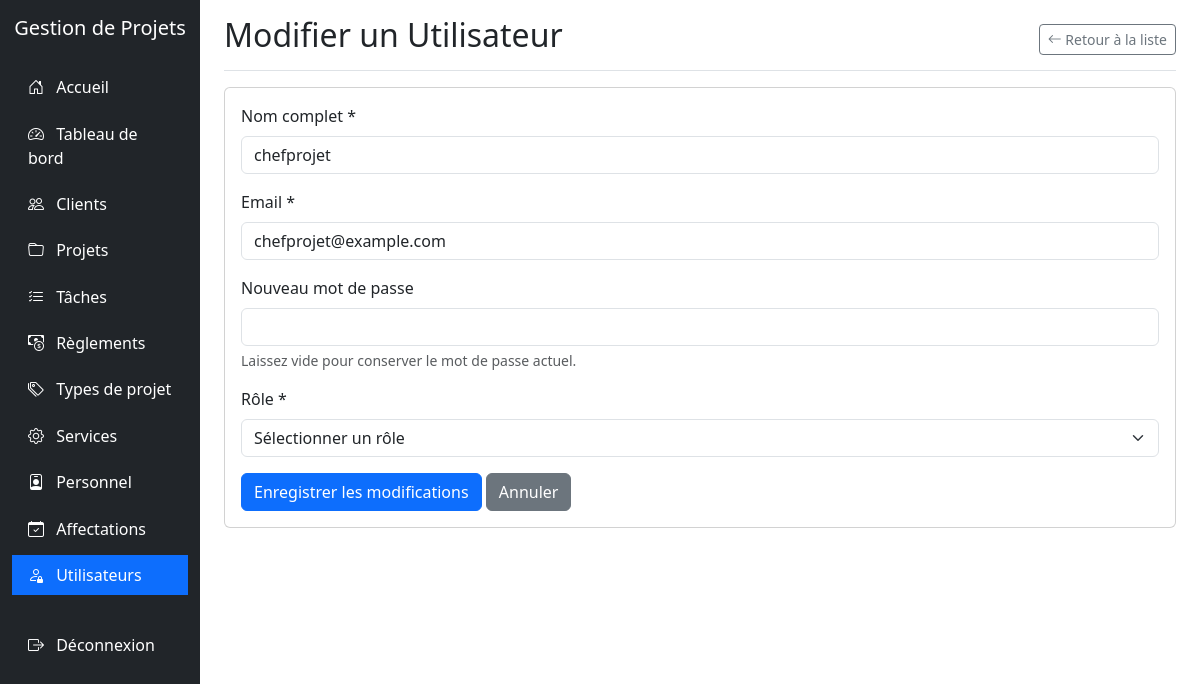
The app's page /utilisateurs/edit.php?id=2 (signed in) with its own data.
### tables this page shows
CREATE TABLE UTILISATEUR (
  IdUtilisateur INT AUTO_INCREMENT PRIMARY KEY,
  NomUtilisateur VARCHAR(255) NOT NULL UNIQUE,
  EmailUtilisateur VARCHAR(255) NULL UNIQUE,
  MotDePasse VARCHAR(255) NOT NULL,
  Role VARCHAR(50) NOT NULL DEFAULT 'personnel',
  DerniereConnexion DATETIME NULL,
  CreatedAt TIMESTAMP DEFAULT CURRENT_TIMESTAMP,
  UpdatedAt TIMESTAMP DEFAULT CURRENT_TIMESTAMP ON UPDATE CURRENT_TIMESTAMP,
  CONSTRAINT CK_UTILISATEUR_ROLE CHECK (Role IN ('admin', 'chef_projet', 'chef_service', 'personnel'))
);

### utilisateurs/edit.php (the view, shortened to what this page needs)
<?php
require_once '../config.php';
$id = $_GET['id'];
$sql = "SELECT * FROM UTILISATEUR WHERE IdUtilisateur = $id";
$result = mysqli_query($conn, $sql);
$utilisateur = mysqli_fetch_assoc($result);
?>
<!DOCTYPE html>
<html lang="fr">
<head>
    <link href="https://cdn.jsdelivr.net/npm/bootstrap@5.3.0-alpha1/dist/css/bootstrap.min.css" rel="stylesheet">
    <link rel="stylesheet" href="https://cdn.jsdelivr.net/npm/bootstrap-icons@1.10.0/font/bootstrap-icons.css">
</head>
<body>
    <div class="container-fluid">
        <div class="row">
            <div class="col-md-3 col-lg-2 d-md-block sidebar collapse">
                <div class="position-sticky pt-3">
                    <div class="text-center mb-4">
                        <h5 class="text-white">Gestion de Projets</h5>
                    </div>
                    <ul class="nav flex-column">
                        <li class="nav-item">
                            <a class="nav-link" href="../index.php">
                                <i class="bi bi-house-door"></i> Accueil
                            </a>
                        </li>
                        <li class="nav-item">
                            <a class="nav-link" href="../dashboard/index.php">
                                <i class="bi bi-speedometer2"></i> Tableau de bord
                            </a>
                        </li>
                        <li class="nav-item">
                            <a class="nav-link" href="../clients/index.php">
                                <i class="bi bi-people"></i> Clients
                            </a>
                        </li>
                        <li class="nav-item">
                            <a class="nav-link" href="../projets/index.php">
                                <i class="bi bi-folder"></i> Projets
                            </a>
                        </li>
                        <li class="nav-item">
                            <a class="nav-link" href="../taches/index.php">
                                <i class="bi bi-list-check"></i> Tâches
                            </a>
                        </li>
                        <li class="nav-item">
                            <a class="nav-link" href="../reglements/index.php">
                                <i class="bi bi-cash-coin"></i> Règlements
                            </a>
                        </li>
                        <li class="nav-item">
                            <a class="nav-link" href="../typesprojet/index.php">
                                <i class="bi bi-tags"></i> Types de projet
                            </a>
                        </li>
                        <li class="nav-item">
                            <a class="nav-link" href="../services/index.php">
                                <i class="bi bi-gear"></i> Services
                            </a>
                        </li>
                        <li class="nav-item">
                            <a class="nav-link" href="../personnel/index.php">
                                <i class="bi bi-person-badge"></i> Personnel
                            </a>
                        </li>
                        <li class="nav-item">
                            <a class="nav-link" href="../affectations/index.php">
                                <i class="bi bi-calendar-check"></i> Affectations
                            </a>
                        </li>
                        <li class="nav-item">
                            <a class="nav-link active" href="../utilisateurs/index.php">
                                <i class="bi bi-person-lock"></i> Utilisateurs
                            </a>
                        </li>
                        <li class="nav-item mt-4">
                            <a class="nav-link" href="../logout.php">
                                <i class="bi bi-box-arrow-right"></i> Déconnexion
                            </a>
                        </li>
                    </ul>
                </div>
            </div>
            <div class="col-md-9 ms-sm-auto col-lg-10 px-md-4">
                <div class="d-flex justify-content-between flex-wrap flex-md-nowrap align-items-center pt-3 pb-2 mb-3 border-bottom">
                    <h1 class="h2">Modifier un Utilisateur</h1>
                    <div class="btn-toolbar mb-2 mb-md-0">
                        <a href="index.php" class="btn btn-sm btn-outline-secondary">
                            <i class="bi bi-arrow-left"></i> Retour à la liste
                        </a>
                    </div>
                </div>
                <div class="card">
                    <div class="card-body">
                        <form method="post" action="edit.php?id=<?php echo $id; ?>">
                            <div class="mb-3">
                                <label for="nomUtilisateur" class="form-label">Nom complet *</label>
                                <input type="text" class="form-control" id="nomUtilisateur" name="nomUtilisateur" value="<?php echo htmlspecialchars($utilisateur['NomUtilisateur']); ?>" required>
                            </div>
                            <div class="mb-3">
                                <label for="emailUtilisateur" class="form-label">Email *</label>
                                <input type="email" class="form-control" id="emailUtilisateur" name="emailUtilisateur" value="<?php echo htmlspecialchars($utilisateur['EmailUtilisateur']); ?>" required>
                            </div>
                            <div class="mb-3">
                                <label for="motDePasseUtilisateur" class="form-label">Nouveau mot de passe</label>
                                <input type="password" class="form-control" id="motDePasseUtilisateur" name="motDePasseUtilisateur">
                                <div class="form-text">Laissez vide pour conserver le mot de passe actuel.</div>
                            </div>
                            <div class="mb-3">
                                <label for="roleUtilisateur" class="form-label">Rôle *</label>
                                <select class="form-select" id="roleUtilisateur" name="roleUtilisateur" required>
                                    <option value="">Sélectionner un rôle</option>
                                </select>
                            </div>
                            <button type="submit" class="btn btn-primary">Enregistrer les modifications</button>
                            <a href="index.php" class="btn btn-secondary">Annuler</a>
                        </form>
                    </div>
                </div>
            </div>
        </div>
    </div>
</body>
</html>

### utilisateurs/edit.php (style rules this page uses)
.sidebar { min-height: 100vh; background-color: #212529; }
.sidebar .nav-link { color: #fff; padding: 0.5rem 1rem; margin: 0.2rem 0; }
.sidebar .nav-link.active { background-color: #0d6efd; }
.sidebar .nav-link i { margin-right: 0.5rem; }

### records on screen
utilisateur: nomUtilisateur "chefprojet", emailUtilisateur "chefprojet@example.com"
